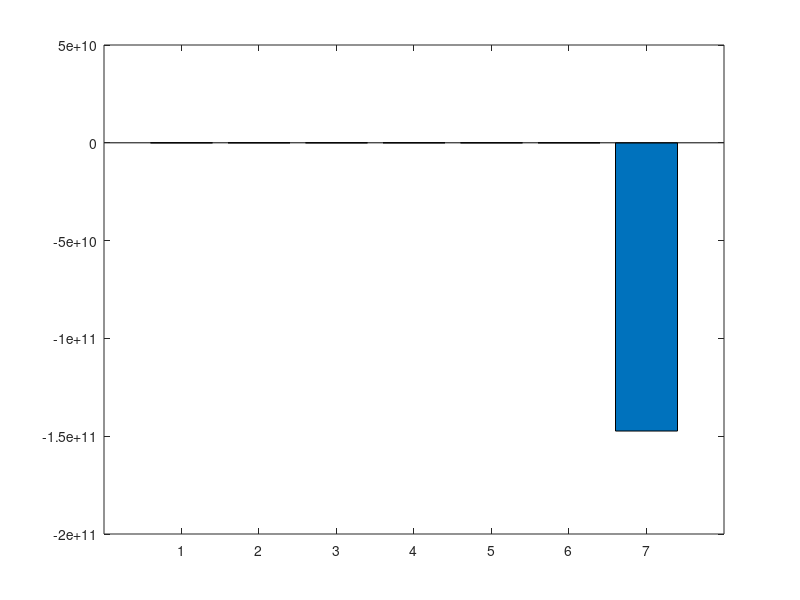

The MATLAB source for this figure:
#! /usr/bin/octave -qf
1;

# El producto interno de seniales de distinta frecuencia me da cero (o cercano),
# como bien deberia ser. Parece haber algun error loco cuando trata con frecuencias
# de muestreo y con frecuencias altas o muy bajas.
# Probar esto variando la frecuencia de muestreo entre 100 ~ 300 Hz.

frec = [0.2 1.5 3 5 9 20 100];

ini = -3;
fin = 3;
fm = 200;
T = 1/fm;

t = ini : T : fin - T;

sin_base = sin(2*pi*t); # frecuencia de onda 1

sins = zeros(length(frec), length(t));

for j = 1 : length(frec)
    sins(j, :) = sin(2*pi*frec(j)*t);
    
    dots(j) = dot(sin_base, sins(j, :))/dot(sins(j, :), sins(j, :));
endfor

bar(dots);
